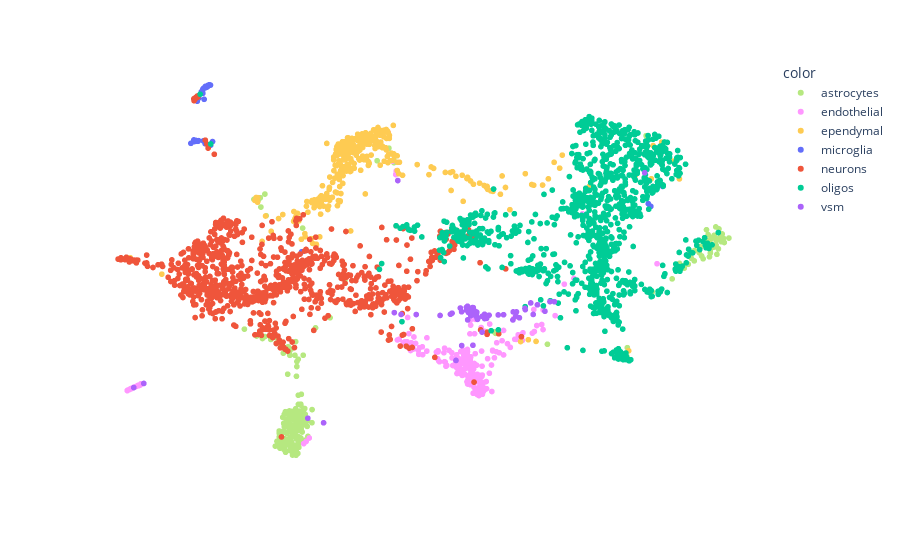

The notebook cell this image was saved under:
### Code cell
fig = scatterplot(
    x=adata.obsm['x_emb_2d'][:, 0],
    y=adata.obsm['x_emb_2d'][:, 1],
    labels=adata.obs['annotations'].astype(str),
    return_fig=True,
)
fig.show()
fig.write_image('../poster/cluster_real.svg', width=800, height=800)

### Figure 1 — Plotly figure (JSON) as saved in the notebook; plotly's stock layout.template omitted (floating-point values rounded to 4 significant figures; data arrays with more than 128 entries replaced by an {"elided": "..."} marker saying what was removed)
{"data": [{"hovertemplate": "color=astrocytes<br>x=%{x}<br>y=%{y}<extra></extra>", "legendgroup": "astrocytes", "marker": {"color": "#B6E880", "opacity": 1, "symbol": "circle"}, "mode": "markers", "name": "astrocytes", "showlegend": true, "type": "scattergl", "x": {"elided": "267 float values"}, "xaxis": "x", "y": {"elided": "267 float values"}, "yaxis": "y"}, {"hovertemplate": "color=endothelial<br>x=%{x}<br>y=%{y}<extra></extra>", "legendgroup": "endothelial", "marker": {"color": "#FF97FF", "opacity": 1, "symbol": "circle"}, "mode": "markers", "name": "endothelial", "showlegend": true, "type": "scattergl", "x": {"elided": "240 float values"}, "xaxis": "x", "y": {"elided": "240 float values"}, "yaxis": "y"}, {"hovertemplate": "color=ependymal<br>x=%{x}<br>y=%{y}<extra></extra>", "legendgroup": "ependymal", "marker": {"color": "#FECB52", "opacity": 1, "symbol": "circle"}, "mode": "markers", "name": "ependymal", "showlegend": true, "type": "scattergl", "x": {"elided": "356 float values"}, "xaxis": "x", "y": {"elided": "356 float values"}, "yaxis": "y"}, {"hovertemplate": "color=microglia<br>x=%{x}<br>y=%{y}<extra></extra>", "legendgroup": "microglia", "marker": {"color": "#636efa", "opacity": 1, "symbol": "circle"}, "mode": "markers", "name": "microglia", "showlegend": true, "type": "scattergl", "x": [3.289, 3.248, 3.221, 3.299, 3.274, 3.253, 3.265, 3.273, 3.269, 3.239, 3.217, 3.245, 3.254, 3.256, 3.215, 3.248, 3.258, 3.246, 3.27, 3.221, 3.288, 3.266, 3.237, 3.282, 3.27, 3.276, 3.196, 3.246, 3.237, 3.223, 3.257, 5.795, 5.75, 5.729, 5.715, 3.271, 3.258, 3.199, 3.259, 3.219, 3.196, 3.179, 3.206, 3.196, 3.217, 3.201, 3.206, 3.793], "xaxis": "x", "y": [9.306, 9.351, 9.353, 9.343, 9.935, 9.792, 9.919, 9.939, 9.923, 9.864, 9.809, 9.89, 9.914, 9.917, 9.772, 9.906, 9.914, 9.856, 9.931, 9.829, 9.943, 9.921, 9.869, 9.946, 9.931, 9.934, 9.796, 9.902, 9.872, 9.805, 9.918, 8.867, 8.837, 8.655, 8.684, 9.927, 9.321, 9.344, 9.928, 9.347, 9.356, 9.324, 9.355, 9.361, 9.346, 9.35, 9.346, 8.172], "yaxis": "y"}, {"hovertemplate": "color=neurons<br>x=%{x}<br>y=%{y}<extra></extra>", "legendgroup": "neurons", "marker": {"color": "#EF553B", "opacity": 1, "symbol": "circle"}, "mode": "markers", "name": "neurons", "showlegend": true, "type": "scattergl", "x": {"elided": "898 float values"}, "xaxis": "x", "y": {"elided": "898 float values"}, "yaxis": "y"}, {"hovertemplate": "color=oligos<br>x=%{x}<br>y=%{y}<extra></extra>", "legendgroup": "oligos", "marker": {"color": "#00cc96", "opacity": 1, "symbol": "circle"}, "mode": "markers", "name": "oligos", "showlegend": true, "type": "scattergl", "x": {"elided": "1001 float values"}, "xaxis": "x", "y": {"elided": "1001 float values"}, "yaxis": "y"}, {"hovertemplate": "color=vsm<br>x=%{x}<br>y=%{y}<extra></extra>", "legendgroup": "vsm", "marker": {"color": "#ab63fa", "opacity": 1, "symbol": "circle"}, "mode": "markers", "name": "vsm", "showlegend": true, "type": "scattergl", "x": [4.762, 4.743, 4.738, 4.428, 4.761, 4.883, 4.984, 4.307, 4.77, 4.768, 4.68, 4.627, 4.721, 3.915, 4.913, 3.827, 5.077, 4.731, 4.74, 4.728, 5.142, 4.707, 4.745, 4.731, 4.764, 4.966, 4.746, 4.818, 5.031, 4.718, 4.981, 4.832, 4.807, 4.756, 4.68, 4.721, 4.713, 4.74, 4.745, 5.033, 4.734, 4.746, 4.732, 4.716, 4.724, 4.728, 4.673, 4.743, 4.708, 4.72, 4.618, 4.721, 4.727, 4.764, 4.794, 5.194, 4.56, 5.0, 4.964, 4.807, 4.713, 4.344, 2.863, 5.1, 2.918, 5.17, 5.063, 5.695, 4.649, 4.793, 4.326], "xaxis": "x", "y": [7.507, 7.182, 7.506, 7.508, 7.536, 7.503, 7.536, 7.528, 7.469, 7.456, 7.179, 7.522, 7.574, 6.359, 7.506, 6.407, 7.509, 7.496, 7.569, 7.553, 7.543, 7.586, 7.57, 7.55, 7.532, 7.536, 7.537, 7.467, 7.573, 7.529, 7.492, 7.501, 7.465, 7.499, 7.537, 7.544, 7.596, 7.582, 7.581, 7.56, 7.556, 7.562, 7.508, 7.565, 7.55, 7.572, 7.577, 7.537, 7.555, 7.562, 7.511, 7.555, 7.527, 7.478, 7.489, 7.644, 7.498, 7.473, 7.45, 7.51, 7.451, 7.508, 6.733, 7.611, 6.776, 7.645, 7.631, 9.012, 7.021, 7.321, 8.929], "yaxis": "y"}], "layout": {"legend": {"title": {"text": "color"}, "tracegroupgap": 0}, "margin": {"t": 60}, "plot_bgcolor": "#FFFFFF", "showlegend": true, "title": {}, "xaxis": {"anchor": "y", "domain": [0, 1], "title": {"text": "x"}, "visible": false}, "yaxis": {"anchor": "x", "domain": [0, 1], "title": {"text": "y"}, "visible": false}}}
